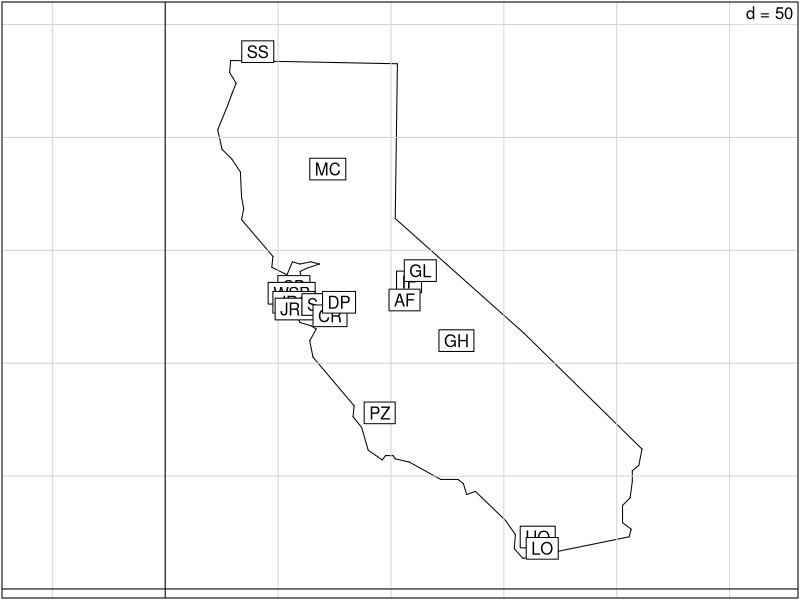
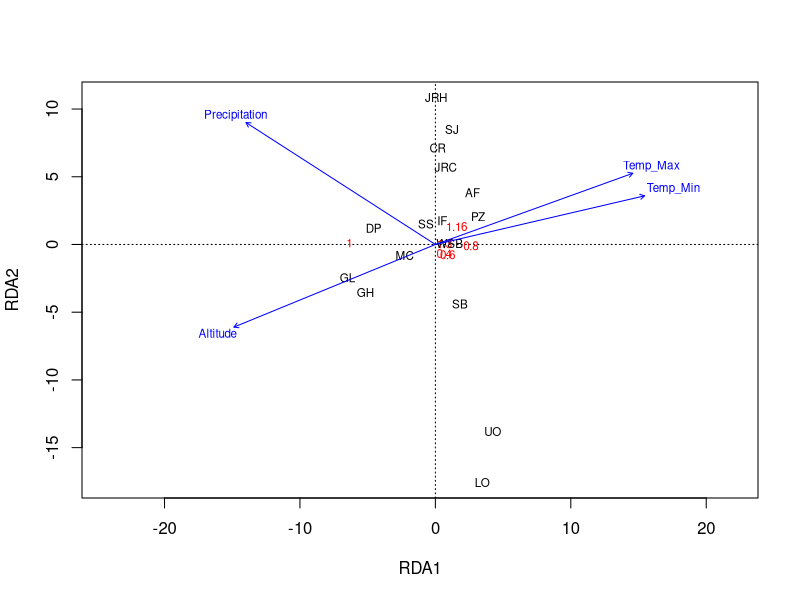
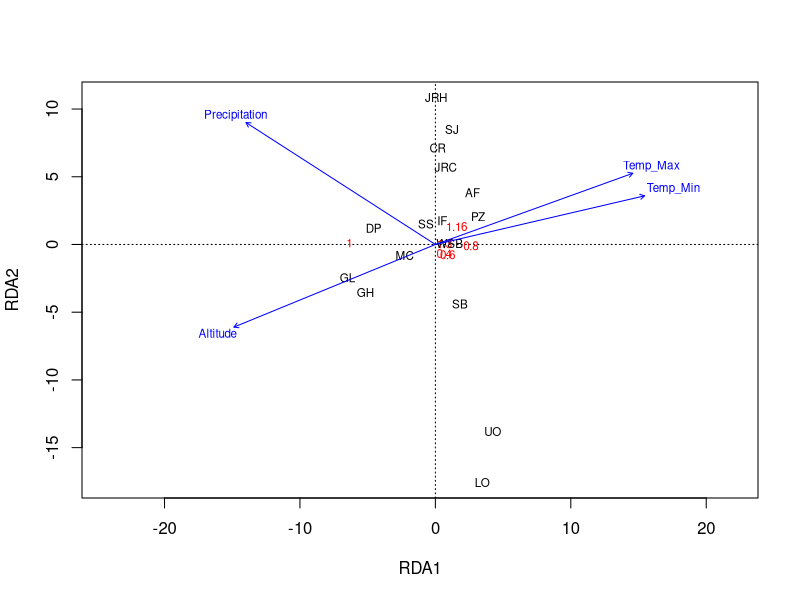
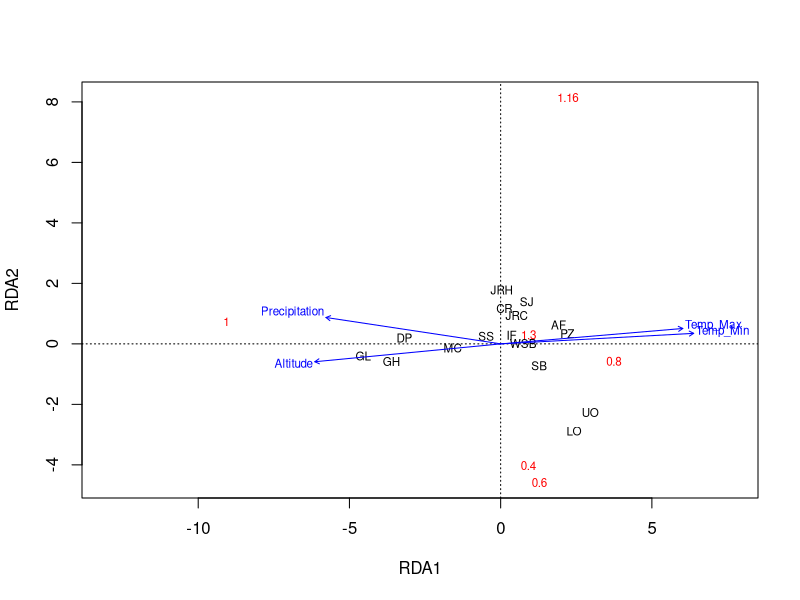
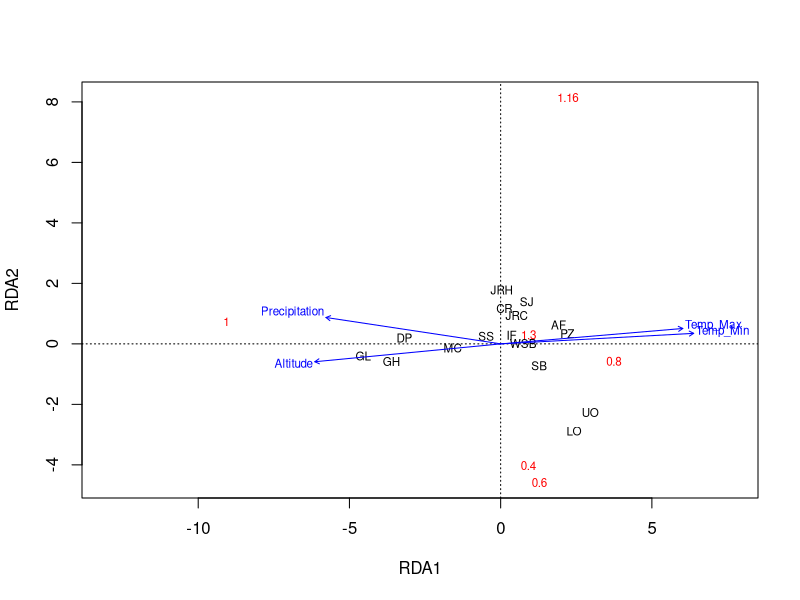
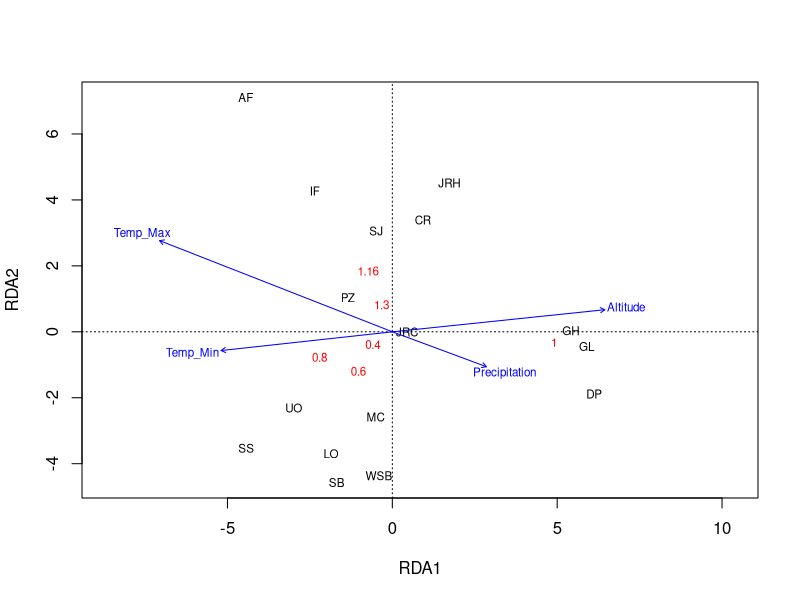
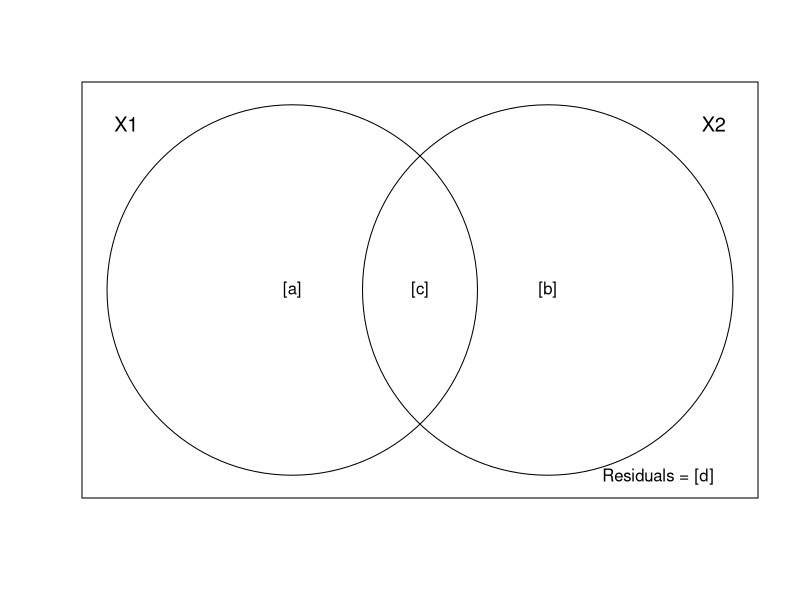

Reproduce these figures in R, in order.
## ---- chunk 1
#------
# RUN THE FRAGMENT BETWEEN LINES BEFORE COMPILING MARKDOWN
# to configure markdown parsing
options(markdown.extensions = c("no_intra_emphasis", "tables", "fenced_code", "autolink", "strikethrough", "lax_spacing", "space_headers", "latex_math"))
#------
# output options
options(width = 70, scipen = 6, digits = 3) 
# to render cyrillics in plots use cairo pdf
options(device = function(file, width = 7, height = 7, ...) {
  cairo_pdf(tempfile(), width = width, height = height, ...)
  })
library(knitr)
# chunk default options
opts_chunk$set(fig.align = 'center', fig.width = 10, fig.height = 6, cache = FALSE, comment="#") 

# this allows for code formatting inline
knit_hooks$set(inline = function(x) {
   if (is.numeric(x)) return(knitr:::format_sci(x, 'latex'))
   x = as.character(x)
   h = knitr:::hilight_source(x, 'latex', list(prompt = FALSE, 
                                               size='normalsize', 
                                               highlight = FALSE))
   h = gsub("([_#$%&])", "\\\\\\1", h)
   h = gsub('(["\'])', '\\1{}', h)
   gsub('^\\\\begin\\{alltt\\}\\s*|\\\\end\\{alltt\\}\\s*$', '', h)})
## ---- chunk 2
library(ggplot2)
library(grid)
theme_set(theme_bw(base_size = 20) + theme(legend.key = element_blank()))
update_geom_defaults("point", list(shape = 19, size = 4))
library(gridExtra)
## ---- chunk 3
library(ade4)
data(butterfly)
# расположение сайтов
s.label(butterfly$xy, contour = butterfly$contour, inc = FALSE)
## ---- chunk 4
str(butterfly, max.level = 2, give.attr = FALSE, vec.len = 2)
## ---- chunk 5
# частоты аллелей
gen <- butterfly$genet
head(gen, 3)
# переменные среды и географические координаты
env_geo <- cbind(butterfly$envir, butterfly$xy)
head(env_geo, 3)
## ---- chunk 6
library(vegan)
bf_rda <- rda(gen ~ Altitude + Precipitation + Temp_Max + Temp_Min, data = env_geo)
summary(bf_rda)
## ---- chunk 7
spenvcor(bf_rda)
## ---- chunk 8
plot(bf_rda, scaling = 2)
## ---- chunk 9
plot(bf_rda, scaling = 2)
## ---- chunk 10
plot(bf_rda, scaling = 1)
# s.label(butterfly$xy, contour = butterfly$contour, inc = FALSE)
## ---- chunk 11
plot(bf_rda, scaling = 1)
## ---- chunk 12
anova(bf_rda)
## ---- chunk 13
anova(bf_rda, by = "term")
## ---- chunk 14
anova(bf_rda, by = "mar")
## ---- chunk 15
anova(bf_rda, by = "axis")
## ---- chunk 16
m1 <-rda(gen ~ Altitude + Precipitation + Temp_Max + Temp_Min, data = env_geo)
m0 <- rda(gen ~ 1, data = env_geo)
m <- ordistep(m0, scope = formula(m1))
## ---- chunk 17
m$anova
## ---- chunk 18
bf_prda_1 <- rda(gen ~ Altitude + Precipitation + Temp_Max + Temp_Min + Condition(x + y), data = env_geo)
anova(bf_prda_1) ## Пермутационный тест
## ---- chunk 19
plot(bf_prda_1)
## ---- chunk 20
showvarparts(2)
## ---- chunk 21
bf_prda_2 <- rda(gen ~ x + y + Condition(Altitude + Precipitation + Temp_Max + Temp_Min), data = env_geo)
## ---- chunk 22
bf_rda_full <- rda(gen ~ x + y + Altitude + Precipitation + Temp_Max + Temp_Min, data = env_geo)
## ---- chunk 23
sum_full <- summary(bf_rda_full)
# sum_full
## ---- chunk 24
It <- sum_full$constr.chi
## ---- chunk 25
sum_prda_1 <- summary(bf_prda_1)
# sum_prda_1
## ---- chunk 26
Ie <- sum_prda_1$constr.chi
## ---- chunk 27
sum_prda_2 <- summary(bf_prda_2)
# sum_prda_2
## ---- chunk 28
Ig <- sum_prda_2$constr.chi
## ---- chunk 29
Ieg <- sum_full$constr.chi - sum_prda_1$constr.chi -sum_prda_2$constr.chi
## ---- chunk 30
bf_results <- data.frame(Inertia = c(Ie, Ig, Ieg, It),
           row.names = c('Только среда',
                         'Только география',
                         'Среда и география вместе',
                         'Общая объяснимая инерция'))
bf_results$Proportion <- bf_results$Inertia/sum(bf_results$Inertia[1:3])
colnames(bf_results) <- c('Инерция', 'Доля')
bf_results
